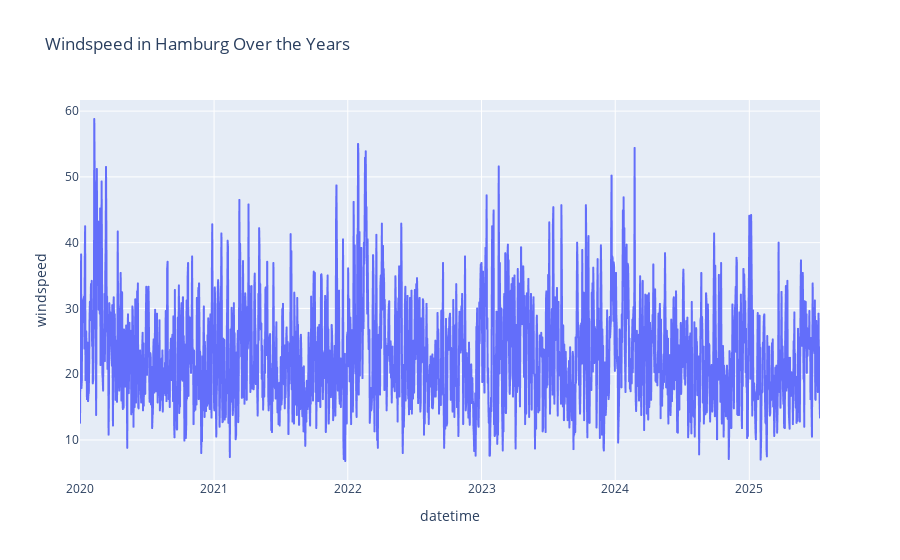

Write notebook code for a chart like this one.
### Code cell
figure = px.line(hamburg_df, x="datetime", 
                 y="windspeed", 
                 title='Windspeed in Hamburg Over the Years')
figure.show()

### Figure 1 — Plotly figure (JSON) as saved in the notebook; plotly's stock layout.template omitted (floating-point values rounded to 4 significant figures; data arrays with more than 128 entries replaced by an {"elided": "..."} marker saying what was removed)
{"data": [{"hovertemplate": "datetime=%{x}<br>windspeed=%{y}<extra></extra>", "legendgroup": "", "line": {"color": "#636efa", "dash": "solid"}, "marker": {"symbol": "circle"}, "mode": "lines", "name": "", "showlegend": false, "type": "scattergl", "x": {"elided": "2022 str values"}, "xaxis": "x", "y": {"elided": "2022 float values"}, "yaxis": "y"}], "layout": {"legend": {"tracegroupgap": 0}, "title": {"text": "Windspeed in Hamburg Over the Years"}, "xaxis": {"anchor": "y", "domain": [0, 1], "title": {"text": "datetime"}}, "yaxis": {"anchor": "x", "domain": [0, 1], "title": {"text": "windspeed"}}}}
